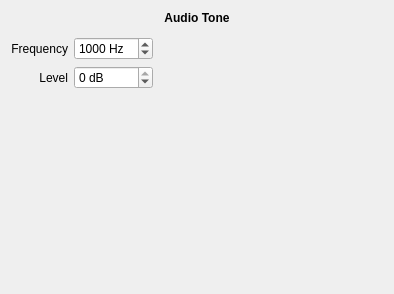
<?xml version="1.0" encoding="UTF-8"?>
<ui version="4.0">
 <class>ToneProducerWidget</class>
 <widget class="QWidget" name="ToneProducerWidget">
  <property name="geometry">
   <rect>
    <x>0</x>
    <y>0</y>
    <width>394</width>
    <height>294</height>
   </rect>
  </property>
  <property name="windowTitle">
   <string>Form</string>
  </property>
  <property name="whatsThis">
   <string notr="true">https://forum.bossa.org/t/open-other-audio-tone/12932/1</string>
  </property>
  <layout class="QVBoxLayout" name="verticalLayout">
   <item>
    <widget class="QLabel" name="nameLabel">
     <property name="font">
      <font>
       <bold>true</bold>
      </font>
     </property>
     <property name="text">
      <string>Audio Tone</string>
     </property>
     <property name="alignment">
      <set>Qt::AlignmentFlag::AlignCenter</set>
     </property>
    </widget>
   </item>
   <item>
    <widget class="ServicePresetWidget" name="preset" native="true"/>
   </item>
   <item>
    <layout class="QGridLayout" name="gridLayout">
     <item row="0" column="0">
      <widget class="QLabel" name="label">
       <property name="text">
        <string>Frequency</string>
       </property>
       <property name="alignment">
        <set>Qt::AlignmentFlag::AlignRight|Qt::AlignmentFlag::AlignTrailing|Qt::AlignmentFlag::AlignVCenter</set>
       </property>
      </widget>
     </item>
     <item row="0" column="1">
      <widget class="QSpinBox" name="frequencySpinBox">
       <property name="suffix">
        <string> Hz</string>
       </property>
       <property name="minimum">
        <number>20</number>
       </property>
       <property name="maximum">
        <number>20000</number>
       </property>
       <property name="value">
        <number>1000</number>
       </property>
      </widget>
     </item>
     <item row="0" column="2">
      <spacer name="horizontalSpacer">
       <property name="orientation">
        <enum>Qt::Orientation::Horizontal</enum>
       </property>
       <property name="sizeHint" stdset="0">
        <size>
         <width>40</width>
         <height>20</height>
        </size>
       </property>
      </spacer>
     </item>
     <item row="1" column="0">
      <widget class="QLabel" name="label_3">
       <property name="text">
        <string>Level</string>
       </property>
       <property name="alignment">
        <set>Qt::AlignmentFlag::AlignRight|Qt::AlignmentFlag::AlignTrailing|Qt::AlignmentFlag::AlignVCenter</set>
       </property>
      </widget>
     </item>
     <item row="1" column="1">
      <widget class="QSpinBox" name="levelSpinBox">
       <property name="suffix">
        <string> dB</string>
       </property>
       <property name="minimum">
        <number>-90</number>
       </property>
       <property name="maximum">
        <number>0</number>
       </property>
       <property name="value">
        <number>0</number>
       </property>
      </widget>
     </item>
    </layout>
   </item>
   <item>
    <spacer name="verticalSpacer">
     <property name="orientation">
      <enum>Qt::Orientation::Vertical</enum>
     </property>
     <property name="sizeHint" stdset="0">
      <size>
       <width>20</width>
       <height>40</height>
      </size>
     </property>
    </spacer>
   </item>
  </layout>
 </widget>
 <customwidgets>
  <customwidget>
   <class>ServicePresetWidget</class>
   <extends>QWidget</extends>
   <header>widgets/servicepresetwidget.h</header>
   <container>1</container>
  </customwidget>
 </customwidgets>
 <resources/>
 <connections/>
</ui>
